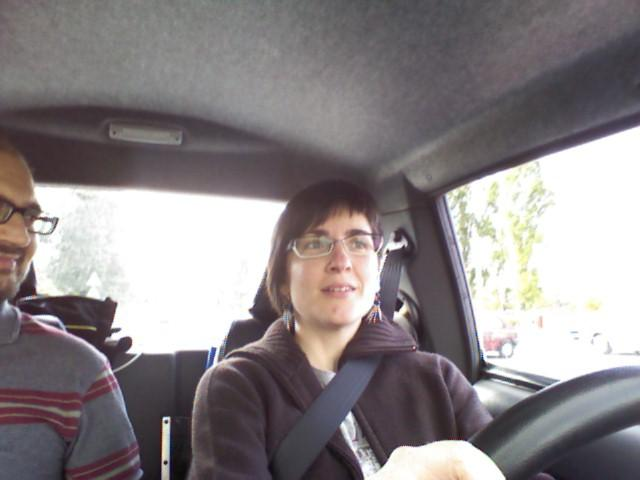
#> input picture datasets/DrivFace/DrivImages/20130529_01_Driv_012_f .jpg, 640 x 480 px; its folder holds only this picture in this run
$ jupyter execute --allow-errors 'bag of words.ipynb'
#> lines starting #> are read from the running program, lines starting #| are printed output that depends on the picture
[cell 1]
import cv2
import os
import numpy as np

[cell 2]
# defining feature extractor that we want to use
extractor = cv2.xfeatures2d.SIFT_create()

def features(image, extractor):
    keypoints, descriptors = extractor.detectAndCompute(image, None)
    return keypoints, descriptors

[cell 3]
from sklearn.cluster import KMeans

kmeans = KMeans(n_clusters = 800)
#> (the rest of this cell did not finish here and is left out)

[cell 4]
from sklearn.neighbors import NearestNeighbors

data = cv2.imread('DrivImages/20130529_01_Driv_001_f .jpg')
#> (the rest of this cell did not finish here and is left out)

[cell 5]
import matplotlib.pyplot as plt
import matplotlib.patches as patches
from PIL import Image

# im = Image.open('stinkbug.png')

# Create figure and axes
fig, ax = plt.subplots()

# Display the image
#> (the rest of this cell did not finish here and is left out)

#> (a cell that did not finish here is left out)

#> (a cell that did not finish here is left out)

[cell 8]
path ='DrivImages'
outpath = 'boxes'


# iterate through the names of contents of the folder
for image_path in os.listdir(path):

    # create the full input path and read the file
    input_path = os.path.join(path, image_path)
    current_im = cv2.imread(input_path)
#> current_im is the input picture: shape (480, 640, 3); mean B, G, R 134, 132, 138.4
    current_im = cv2.cvtColor(current_im, cv2.COLOR_BGR2GRAY)
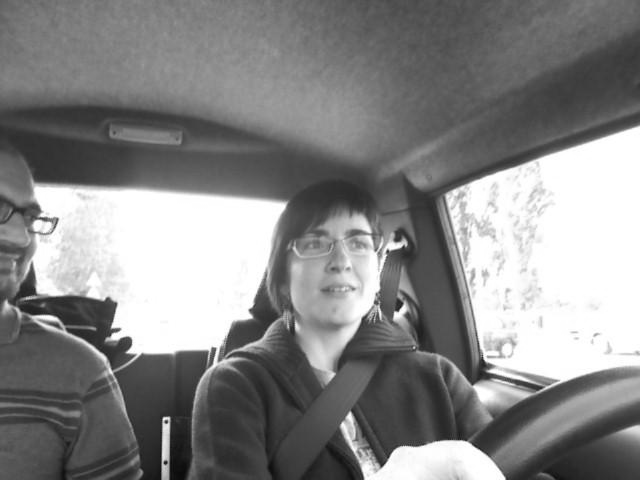
#> current_im: shape (480, 640); min 10, max 255, mean 134.2
    current_sub_im = current_im[150:320,250:420]
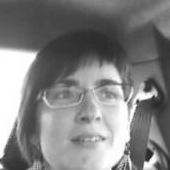
#> current_sub_im: shape (170, 170); min 25, max 255, mean 128.4
    outimage_path = '_bbox.'.join(image_path.split('.'))
    output_path = os.path.join(outpath, outimage_path)
    cv2.imwrite(output_path, current_sub_im)
    # create full output path, 'example.jpg'
    # becomes 'rotate_example.jpg', save the file to disk

#> (a cell that did not finish here is left out)

[cell 10]
imm = cv2.imread('DrivImages/20130529_01_Driv_004_f .jpg')
#> (the rest of this cell did not finish here and is left out)

[cell 11]
path ='DrivImages'
outpath = 'boxes/1'


# iterate through the names of contents of the folder
for image_path in os.listdir(path):

    # create the full input path and read the file
    if '_01_' in image_path:
        input_path = os.path.join(path, image_path)
        current_im = cv2.imread(input_path)
        current_im = cv2.cvtColor(current_im, cv2.COLOR_BGR2GRAY)
        current_sub_im = current_im[140:340,240:440]
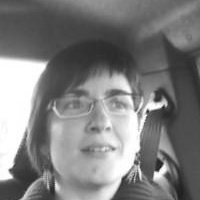
#> current_sub_im: shape (200, 200); min 25, max 255, mean 125.5
        outimage_path = '_bbox.'.join(image_path.split('.'))
        output_path = os.path.join(outpath, outimage_path)
        cv2.imwrite(output_path, current_sub_im)
        # create full output path, 'example.jpg'
        # becomes 'rotate_example.jpg', save the file to disk

$ run again, on datasets/DrivFace/DrivImages/20130529_01_Driv_038_f .jpg
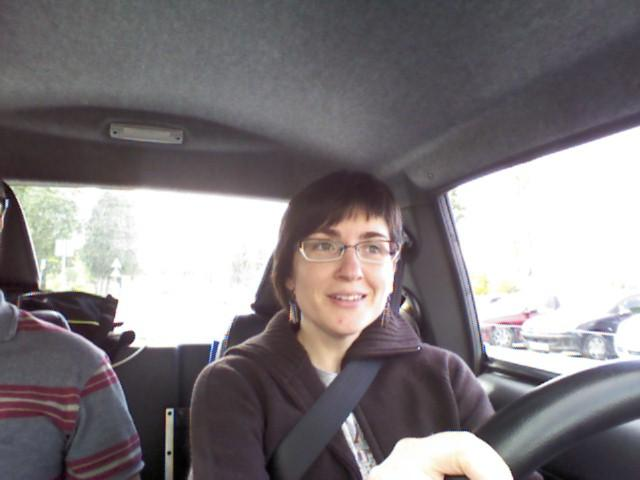
#> input picture datasets/DrivFace/DrivImages/20130529_01_Driv_038_f .jpg, 640 x 480 px
#> current_im is the input picture: shape (480, 640, 3); mean B, G, R 126.4, 123.3, 128.7
#> current_im: shape (480, 640)
#> `current_sub_im = current_im[150:320,250:420]`:
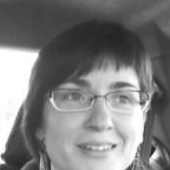
#> current_sub_im: shape (170, 170); min 29, max 255, mean 124.8
#> `current_sub_im = current_im[140:340,240:440]`:
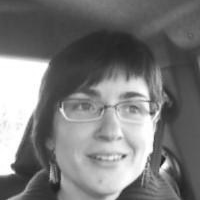
#> current_sub_im: shape (200, 200); min 29, max 255, mean 121.4
